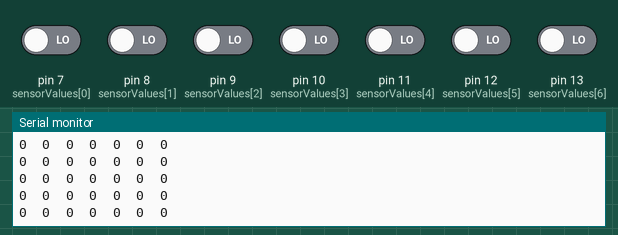
This sketch was run on a simulated Arduino Uno, built with avr-gcc and run on an emulated ATmega328P. On the bench: the last lines printed to the serial monitor. The inputs (shaded band) are chosen by the test bench; at power-on: pin 7 (sensorValues[0]), pin 8 (sensorValues[1]), pin 9 (sensorValues[2]), pin 10 (sensorValues[3]), pin 11 (sensorValues[4]), pin 12 (sensorValues[5]), pin 13 (sensorValues[6]) LOW.

Above: at 1.2 s.
1.3 s: pin 7 (sensorValues[0]) driven HIGH
At 2.3 s:
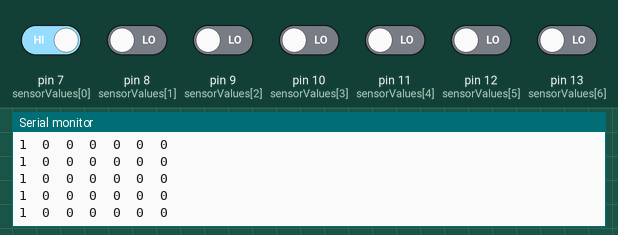
4.3 s: pin 8 (sensorValues[1]) driven HIGH
At 4.8 s:
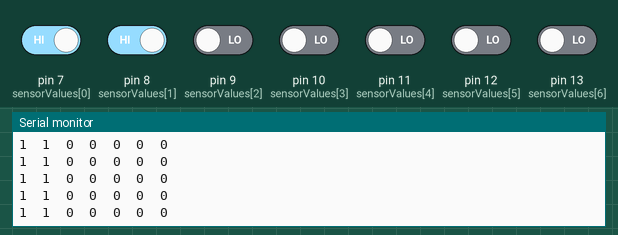
7.3 s: pin 9 (sensorValues[2]) driven HIGH
At 8.3 s:
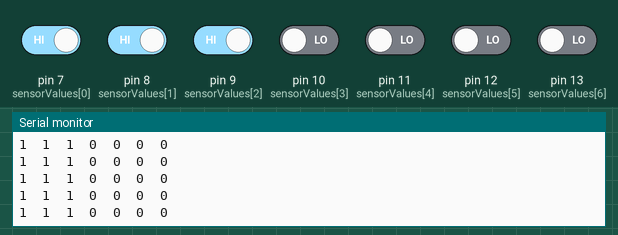
8.8 s: pin 10 (sensorValues[3]) driven HIGH
At 9.5 s:
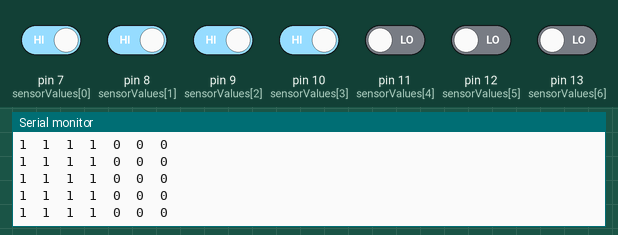
11.8 s: pin 11 (sensorValues[4]) driven HIGH
At 12.9 s:
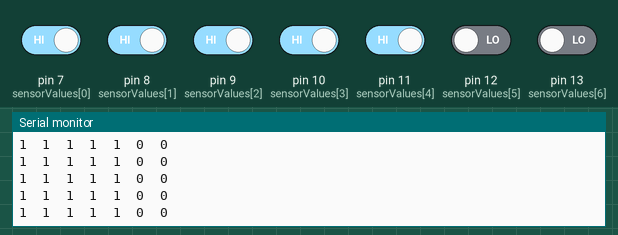
13.3 s: pin 12 (sensorValues[5]) driven HIGH
At 14.1 s:
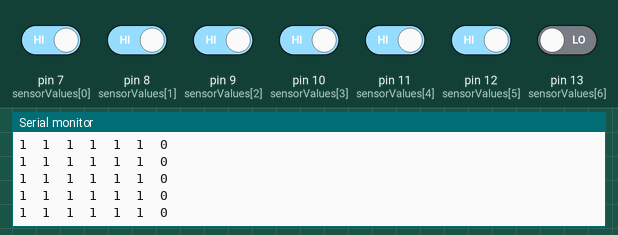

Measured:
- after the input at 1.3 s, the serial monitor: prints a new line after 0.08 s (image 1)
- after the input at 4.3 s, the serial monitor: prints a new line after 0.08 s (image 2)
- after the input at 7.3 s, the serial monitor: prints a new line after 0.07 s (image 3)
- after the input at 8.8 s, the serial monitor: prints a new line after 0.07 s (image 4)
- after the input at 11.8 s, the serial monitor: prints a new line after 0.06 s (image 5)
- after the input at 13.3 s, the serial monitor: prints a new line after 0.06 s (image 6)

The sketch:

single_sensor_testing.ino
```cpp
const int sensorCount = 7;
int sensorValues[sensorCount]={7,8,9,10,11,12,13};
void setup() {
  for(int i=0;i<sensorCount;i++){
    pinMode(sensorValues[i],INPUT);
  }
  Serial.begin(9600);
}

void loop() {
  for(int i=0;i<sensorCount;i++){
    Serial.print(digitalRead(sensorValues[i]));
    Serial.print('\t');
  }
  Serial.println();

}
```
